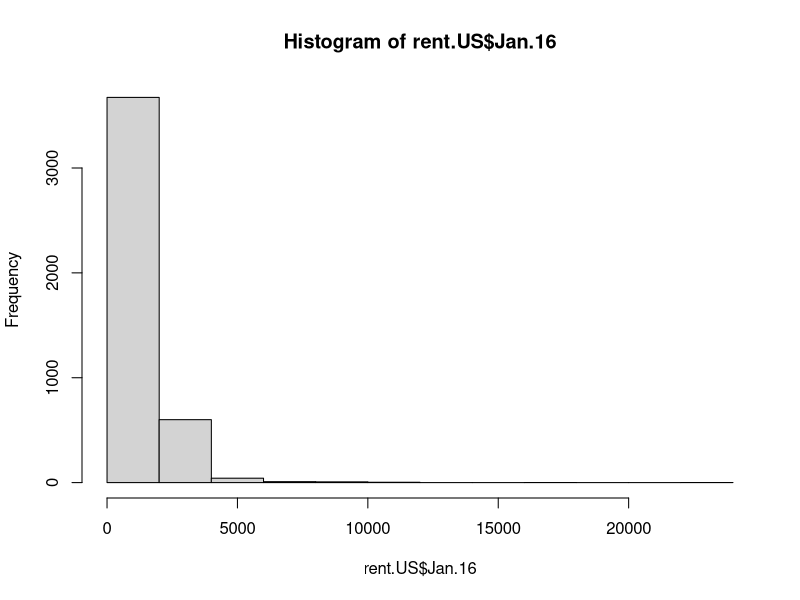
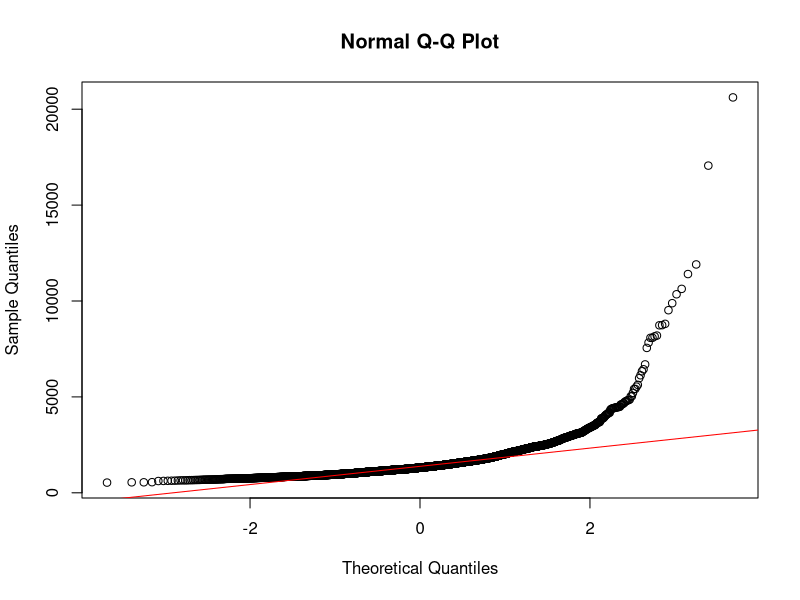
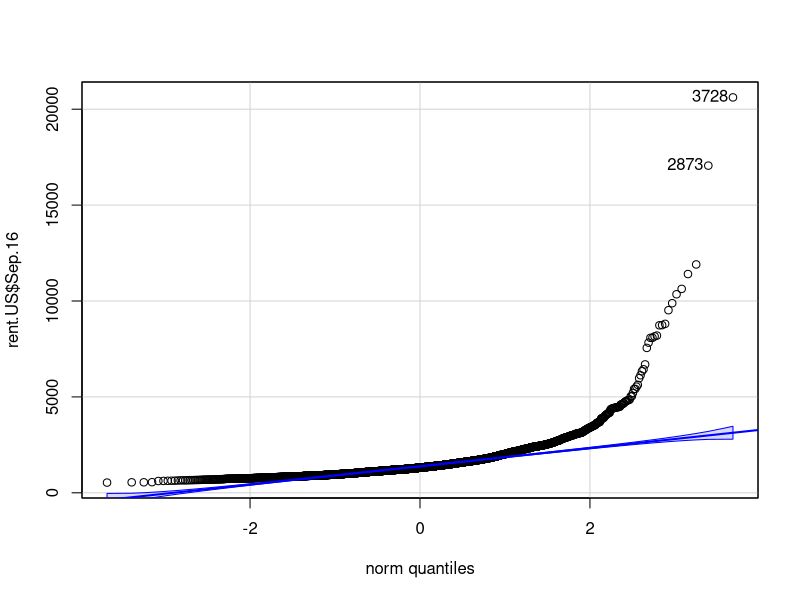
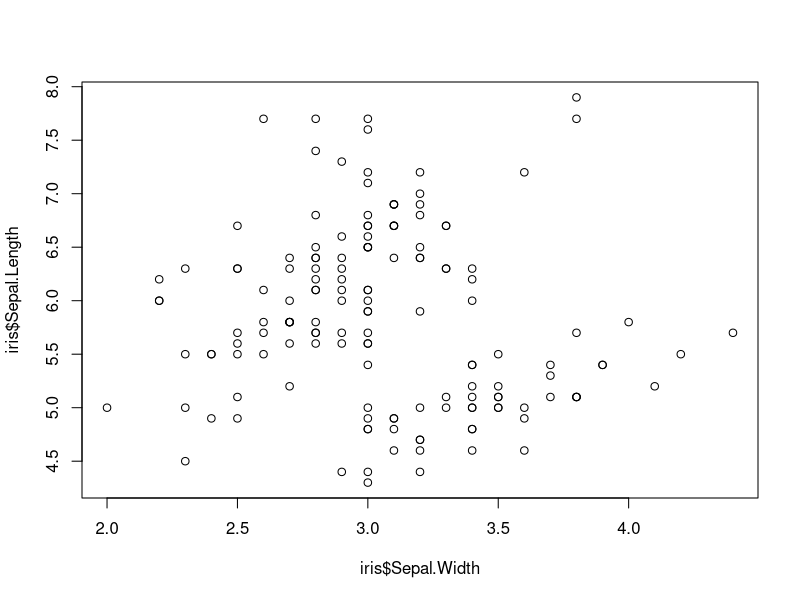
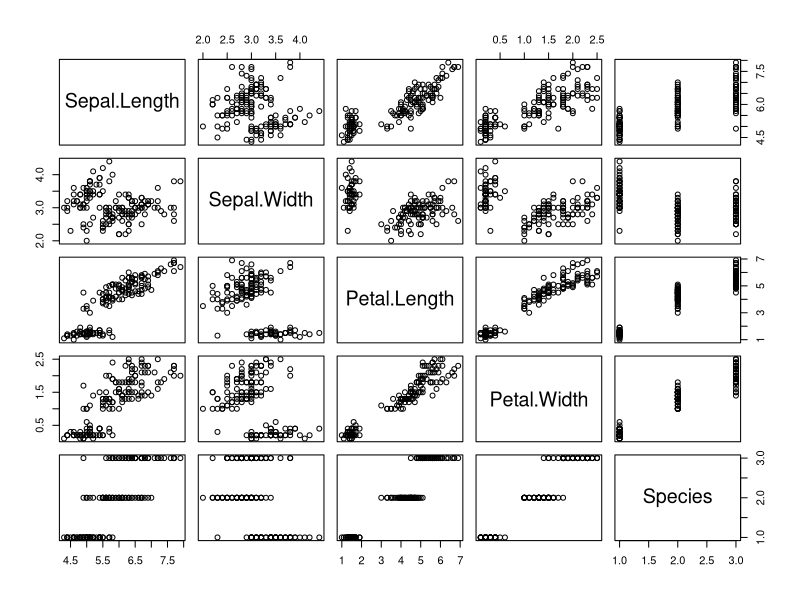

The R script that drew these images, in order:
## ---- chunk 1
setwd("/usr/local/dev/EAS538_2018/Week2_EDA/")
rent.US = read.table("price.csv", header = T, fill = T, sep = ",")
head(rent.US)
## ---- chunk 2
class(rent.US)
## ---- chunk 3
str(rent.US)
## ---- chunk 4
rent.ord = rent.US[order(rent.US$Sep.16),]
rent.ord.rev = rent.US[order(rent.US$Sep.16, decreasing=TRUE),]
head(rent.ord)
head(rent.ord.rev)
## ---- chunk 5
rent.MI = subset(rent.US, State == "MI")
head(rent.MI)

rent.MI = subset(rent.US, State == "MI", select = c(City, Population.Rank, Sep.16))
head(rent.MI)
## ---- chunk 6
rent.CA = subset(rent.US, State == "CA")
rent.HI = subset(rent.US, State == "HI")
expensive=rbind(rent.CA, rent.HI)

rent.CA = subset(rent.US, State == "CA", select = c(City, Population.Rank))
rent.CA2 = subset(rent.US, State == "CA", select = c(City, Sep.16))
rent.CA3 = cbind(rent.CA, rent.CA2)
## ---- chunk 7
rent.CA3 = merge(rent.CA, rent.CA2, by.x = "City", by.y = "City")
## ---- chunk 8
mean(rent.US$Sep.16)
var(rent.US$Sep.16)
## ---- chunk 9
hist(rent.US$Jan.16)
## ---- chunk 10
shapiro.test(rent.US$Sep.16)
## ---- chunk 11
qqnorm(rent.US$Sep.16)
qqline(rent.US$Sep.16, col = "Red")
## ---- chunk 12
library(car)
qqPlot(rent.US$Sep.16)
## ---- chunk 13
data(iris)
head(iris)
## ---- chunk 14
plot(iris$Sepal.Length ~ iris$Sepal.Width)
## ---- chunk 15
cor(iris$Sepal.Length, iris$Sepal.Width)
## ---- chunk 16
pairs(iris)
## ---- chunk 17
cor(iris[,1:4])
